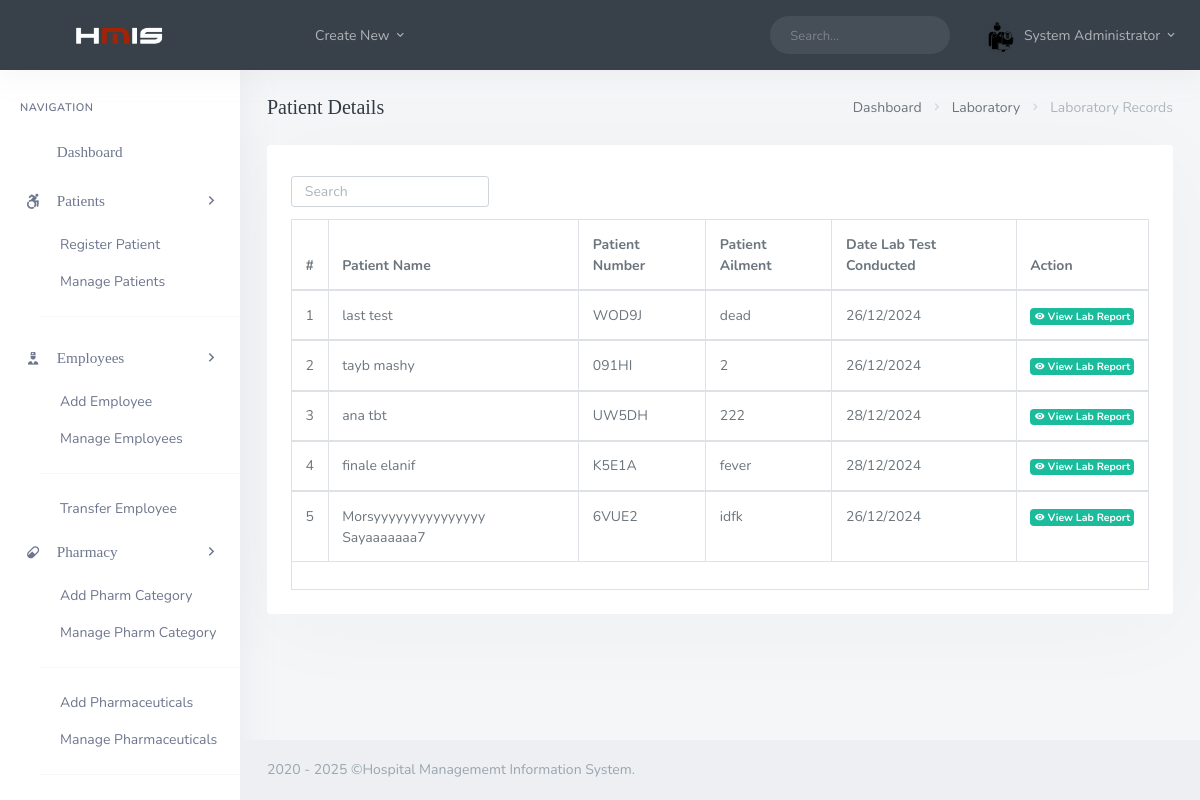
The page /backend/admin/his_admin_lab_report.php (signed in) on the database its author committed.
### tables this page shows
CREATE TABLE `his_admin` (
  `ad_id` int(20) NOT NULL,
  `ad_fname` varchar(200) DEFAULT NULL,
  `ad_lname` varchar(200) DEFAULT NULL,
  `ad_email` varchar(200) DEFAULT NULL,
  `ad_pwd` varchar(200) DEFAULT NULL,
  `ad_dpic` varchar(200) DEFAULT NULL
);

CREATE TABLE `his_laboratory` (
  `lab_id` int(20) NOT NULL,
  `lab_pat_name` varchar(200) DEFAULT NULL,
  `lab_pat_ailment` varchar(200) DEFAULT NULL,
  `lab_pat_number` varchar(200) DEFAULT NULL,
  `lab_pat_tests` longtext DEFAULT NULL,
  `lab_pat_results` longtext DEFAULT NULL,
  `lab_number` varchar(200) DEFAULT NULL,
  `lab_doc_id` int(20) NOT NULL,
  `lab_date_rec` timestamp NULL DEFAULT current_timestamp() ON UPDATE current_timestamp()
);

### backend/admin/his_admin_lab_report.php (the view, shortened to what this page needs)
<?php
  include('assets/inc/config.php');
?>
<!DOCTYPE html>
<html lang="en">
<?php include('assets/inc/head.php');?>
    <body>
        <div id="wrapper">
                <?php include('assets/inc/nav.php');?>
                <?php include("assets/inc/sidebar.php");?>
            <div class="content-page">
                <div class="content">
                    <div class="container-fluid">
                        <div class="row">
                            <div class="col-12">
                                <div class="page-title-box">
                                    <div class="page-title-right">
                                        <ol class="breadcrumb m-0">
                                            <li class="breadcrumb-item"><a href="javascript: void(0);">Dashboard</a></li>
                                            <li class="breadcrumb-item"><a href="javascript: void(0);">Laboratory</a></li>
                                            <li class="breadcrumb-item active">Laboratory Records</li>
                                        </ol>
                                    </div>
                                    <h4 class="page-title">Patient Details</h4>
                                </div>
                            </div>
                        </div>
                        <div class="row">
                            <div class="col-12">
                                <div class="card-box">
                                    <div class="mb-2">
                                        <div class="row">
                                            <div class="col-12 text-sm-center form-inline" >
                                                <div class="form-group">
                                                    <input id="demo-foo-search" type="text" placeholder="Search" class="form-control form-control-sm" autocomplete="on">
                                                </div>
                                            </div>
                                        </div>
                                    </div>
                                    <div class="table-responsive">
                                        <table id="demo-foo-filtering" class="table table-bordered toggle-circle mb-0" data-page-size="7">
                                            <thead>
                                            <tr>
                                                <th>#</th>
                                                <th data-toggle="true">Patient Name</th>
                                                <th data-hide="phone">Patient Number</th>
                                                <th data-hide="phone">Patient Ailment</th>
                                                <th data-hide="phone">Date Lab Test Conducted</th>
                                                <th data-hide="phone">Action</th>
                                            </tr>
                                            </thead>
                                            <?php
                                                $ret="SELECT * FROM  his_laboratory ORDER BY RAND() ";
                                                $stmt= $mysqli->prepare($ret) ;
                                                $stmt->execute() ;
                                                $res=$stmt->get_result();
                                                $cnt=1;
                                                while($row=$res->fetch_object())
                                                {
                                                    $mysqlDateTime = $row->lab_date_rec;
                                            ?>
                                                <tbody>
                                                <tr>
                                                    <td><?php echo $cnt;?></td>
                                                    <td><?php echo $row->lab_pat_name;?></td>
                                                    <td><?php echo $row->lab_pat_number;?></td>
                                                    <td><?php echo $row->lab_pat_ailment;?></td>
                                                    <td><?php echo date("d/m/Y", strtotime($mysqlDateTime));?></td>
                                                    <td><a href="his_admin_view_single_lab_record.php?lab_number=<?php echo $row->lab_number ;?>" class="badge badge-success"><i class="mdi mdi-eye"></i> View Lab Report</a></td>
                                                </tr>
                                                </tbody>
                                            <?php  $cnt = $cnt +1 ; }?>
                                            <tfoot>
                                            <tr class="active">
                                                <td colspan="8">
                                                </td>
                                            </tr>
                                            </tfoot>
                                        </table>
                                    </div>
                                </div>
                            </div>
                        </div>
                    </div>
                </div>
                 <?php include('assets/inc/footer.php');?>
            </div>
        </div>
    </body>
</html>

### backend/admin/assets/inc/nav.php (shortened to what this page needs)
<?php
    $aid=$_SESSION['ad_id'];
    $ret="select * from his_admin where ad_id=?";
    $stmt= $mysqli->prepare($ret) ;
    $stmt->bind_param('i',$aid);
    $stmt->execute() ;
    $res=$stmt->get_result();
    while($row=$res->fetch_object())
    {
?>
    <div class="navbar-custom">
        <ul class="list-unstyled topnav-menu float-right mb-0">
            <li class="d-none d-sm-block">
                <form class="app-search">
                    <div class="app-search-box">
                        <div class="input-group">
                            <input type="text" class="form-control" placeholder="Search...">
                            <div class="input-group-append">
                                <button class="btn" type="submit">
                                    <i class="fe-search"></i>
                                </button>
                            </div>
                        </div>
                    </div>
                </form>
            </li>
            <li class="dropdown notification-list">
                <a class="nav-link dropdown-toggle nav-user mr-0 waves-effect waves-light" data-toggle="dropdown" href="#" role="button" aria-haspopup="false" aria-expanded="false">
                    <img src="assets/images/users/<?php echo $row->ad_dpic;?>" alt="dpic" class="rounded-circle">
                    <span class="pro-user-name ml-1">
                        <?php echo $row->ad_fname;?> <?php echo $row->ad_lname;?> <i class="mdi mdi-chevron-down"></i>
                    </span>
                </a>
            </li>
        </ul>
        <div class="logo-box">
            <a href="his_admin_dashboard.php" class="logo text-center">
                <span class="logo-lg">
                    <img src="assets/images/logo-light.png" alt="" height="18">
                </span>
            </a>
        </div>
        <ul class="list-unstyled topnav-menu topnav-menu-left m-0">
            <li>
                <button class="button-menu-mobile waves-effect waves-light">
                    <i class="fe-menu"></i>
                </button>
            </li>
            <li class="dropdown d-none d-lg-block">
                <a class="nav-link dropdown-toggle waves-effect waves-light" data-toggle="dropdown" href="#" role="button" aria-haspopup="false" aria-expanded="false">
                    Create New
                    <i class="mdi mdi-chevron-down"></i>
                </a>
            </li>
        </ul>
    </div>
<?php }?>

### rows shown on the page
his_admin: ad_dpic (picture), ad_fname "System", ad_lname "Administrator"
his_laboratory: lab_pat_name "last test", lab_pat_number "WOD9J", lab_pat_ailment "dead", lab_date_rec "26/12/2024"
his_laboratory: lab_pat_name "tayb mashy", lab_pat_number "091HI", lab_pat_ailment "2", lab_date_rec "26/12/2024"
his_laboratory: lab_pat_name "ana tbt", lab_pat_number "UW5DH", lab_pat_ailment "222", lab_date_rec "28/12/2024"
his_laboratory: lab_pat_name "finale elanif", lab_pat_number "K5E1A", lab_pat_ailment "fever", lab_date_rec "28/12/2024"
his_laboratory: lab_pat_name "Morsyyyyyyyyyyyyyyy Sayaaaaaaa7", lab_pat_number "6VUE2", lab_pat_ailment "idfk", lab_date_rec "26/12/2024"
